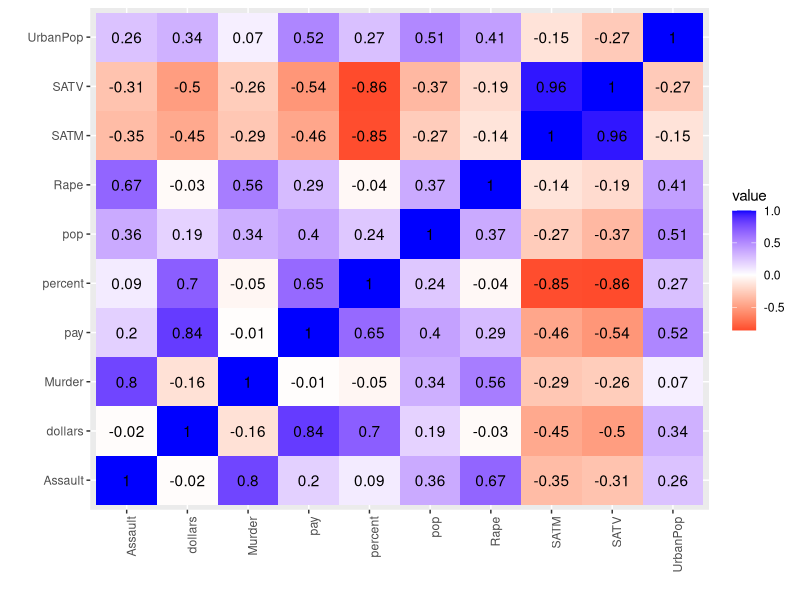
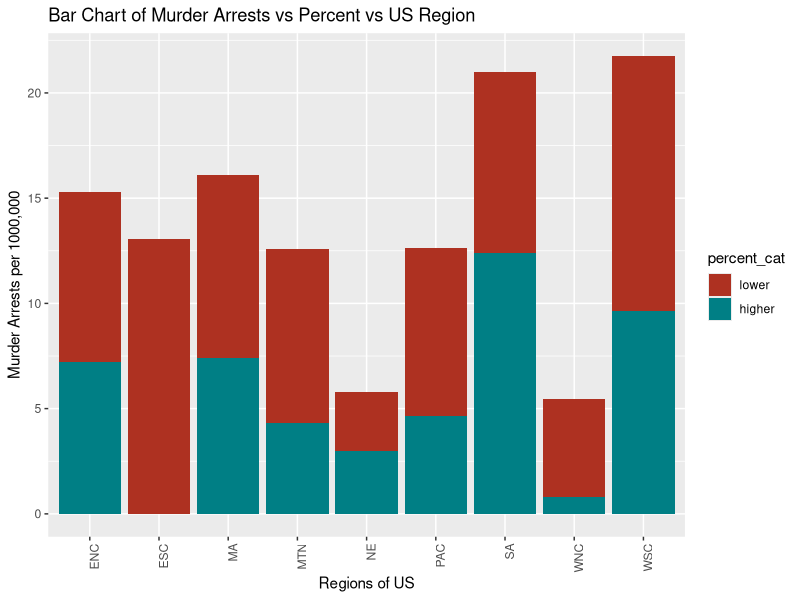
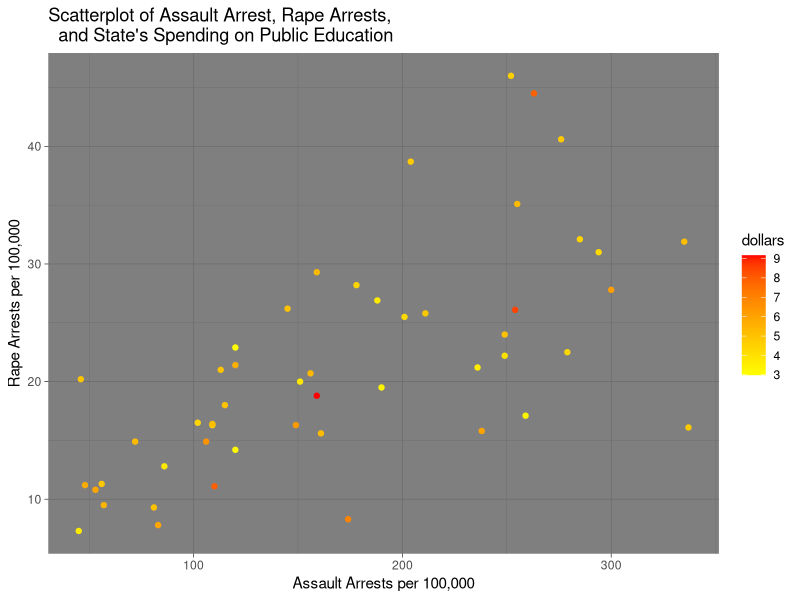
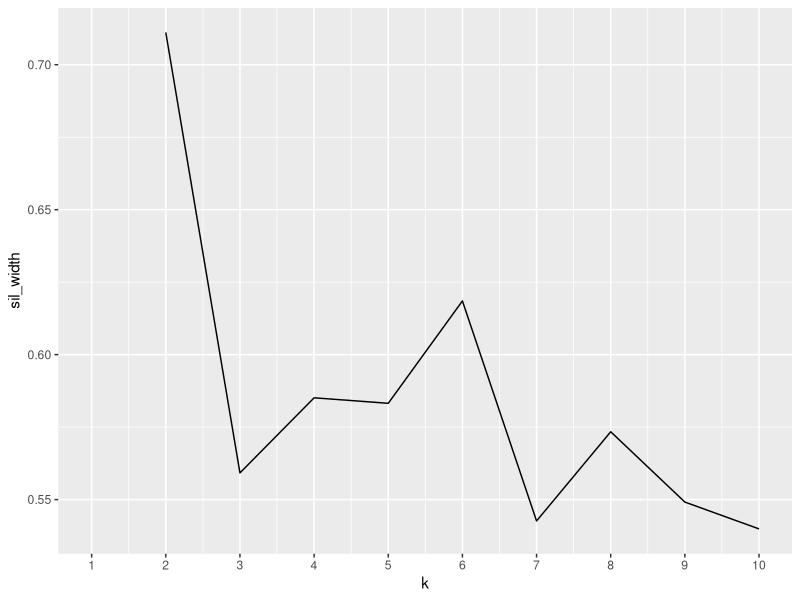
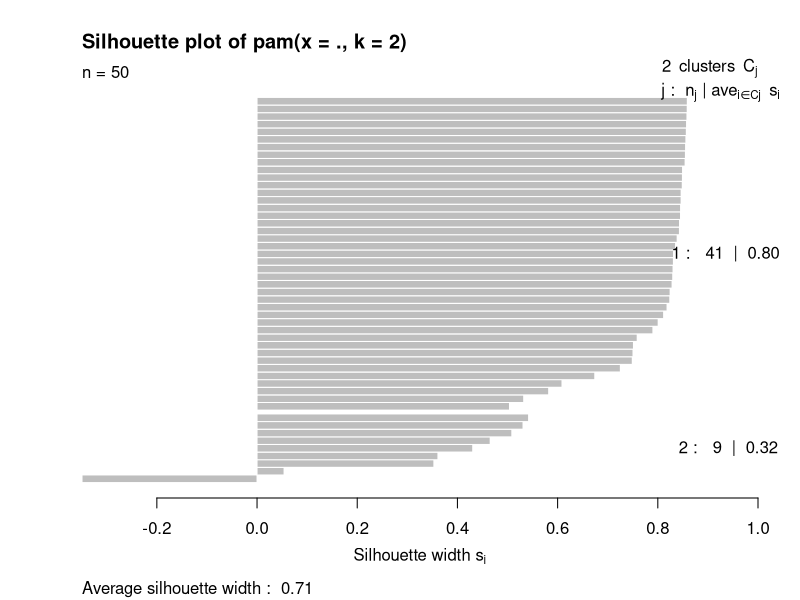
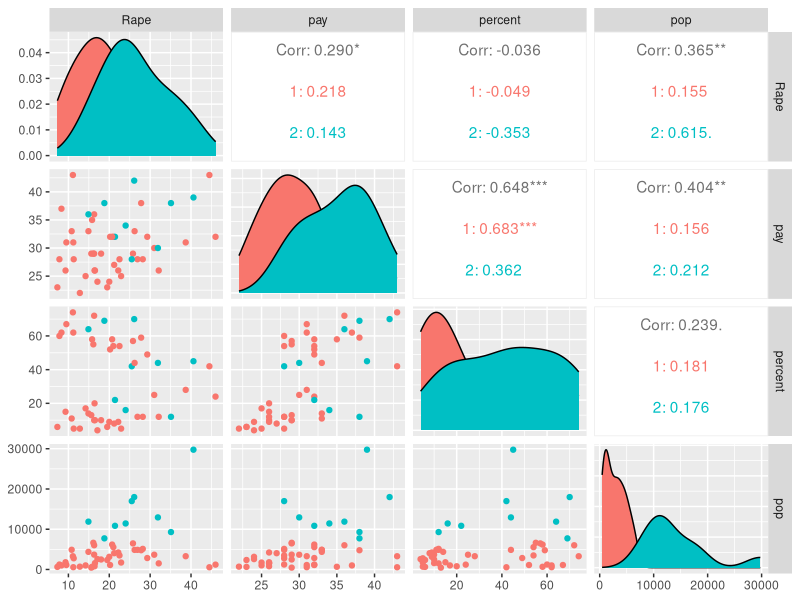

The R source for these figures, in order:
## ---- chunk 1
knitr::opts_chunk$set(echo = TRUE, eval = TRUE, fig.align = "center", warning = F, message = F, R.options=list(max.print=100))
## ---- chunk 2
knitr::opts_chunk$set(echo = TRUE)
## ---- chunk 3
###Data sets
library(tidyverse)
USArrests<-read.csv("USArrests.csv")
StatesEdu<-read.csv("StatesEdu.csv")
glimpse(USArrests)
glimpse(StatesEdu)
## ---- chunk 4
###Joining
#observation CO in USArrests contains a space whereas CO in StatesEdu doesn't
#to get rid of the space
USArrests<-USArrests%>%mutate(State=str_trim(State,"right")) 
bothdata<-inner_join(USArrests, StatesEdu, by="State")
bothdata
anti_join(USArrests,StatesEdu)
anti_join(StatesEdu,USArrests)
## ---- chunk 5
###Wrangling
summary(bothdata$pay)

bothdata<-bothdata%>%group_by(pay)%>%
  mutate(pay_cat = case_when(pay>36~"high",29<=pay &
  pay<=36 ~"med",pay<29~"low"))

bothdata<-bothdata%>% mutate(percent_cat=factor(ntile(percent,2),
  levels=1:2,labels=c("lower","higher")))

bothdata%>%filter(region=="SA")%>%select(State,pay_cat,Assault)%>%
  arrange(desc(Assault))
## ---- chunk 6
#finding summary statistics for each numeric variable overall
bothdata%>%mutate(sdSATM=sd(SATM,na.rm=T))

#finding summary statistics for numeric variable after grouping
bothdata%>%group_by(percent_cat)%>%summarize(max(pop))
bothdata%>%group_by(percent_cat)%>%summarize(median(dollars))
bothdata%>%group_by(percent_cat)%>%summarize_at(c("UrbanPop","pop","pay"), var)

bothdata%>%group_by(region)%>%summarize(mean(pay))
bothdata%>% group_by(region)%>%summarize(cor(dollars, SATM))
bothdata%>%group_by(region)%>%summarize_at(c("Assault","Murder","Rape"), IQR)

bothdata%>%group_by(pay_cat)%>%summarize(cor(UrbanPop,percent))

#one statistic from grouping two categorical variables 
bothdata%>%group_by(region,pay_cat)%>%summarize_at("SATV",
  min)%>%pivot_wider(names_from=pay_cat,values_from=SATV)
## ---- chunk 7
###Visualizing (correlation heatmap of numeric variables)
bothdata%>%select_if(is.numeric)%>%cor%>%as.data.frame%>%
  rownames_to_column%>%pivot_longer(-1)%>%ggplot(aes(rowname,name,fill=value))+
  geom_tile()+geom_text(aes(label=round(value,2)))+xlab("")+ylab("")+
  theme(axis.text.x = element_text(angle = 90, hjust = 1))+
  scale_fill_gradient2(low="red",high="blue")
## ---- chunk 8
###Visualizing (ggplot 1)
ggplot(bothdata, aes(x=region, y=Murder, fill=percent_cat))+
  scale_fill_hue(l=40)+geom_bar(stat="summary", fun.y="mean")+
  ggtitle("Bar Chart of Murder Arrests vs Percent vs US Region") +
  scale_y_continuous(breaks=seq(0,35,5))+xlab("Regions of US")+ 
  ylab("Murder Arrests per 1000,000") +theme(axis.text.x=element_text(angle=90,hjust=1))
## ---- chunk 9
###Visualizing (ggplot 2)
ggplot(bothdata, aes(Assault, Rape, color=dollars))+geom_point()+
  ggtitle("Scatterplot of Assault Arrest, Rape Arrests, 
  and State's Spending on Public Education")+
  scale_color_gradient(low="yellow", high="red")+
  xlab("Assault Arrests per 100,000")+ylab("Rape Arrests per 100,000")+theme_dark()
## ---- chunk 10
###Dimentionality Reduction
library(ggplot2)
library(cluster)

#choosing number of clusters
variables<-bothdata%>%select(Rape,pay,percent,pop)
sil_width<-vector()
for(i in 2:10){
  pam_fit <- pam(variables, k=i)
  sil_width[i] <- pam_fit$silinfo$avg.width
}
ggplot()+geom_line(aes(x=1:10,y=sil_width))+scale_x_continuous(name="k",breaks=1:10)

#interpreting Average Silhouette Width
pam1<- variables%>%pam(2)
plot(pam1, which=2) 
library(GGally)

#visualize pairwise combinations
pamclust<-variables%>%ungroup%>%mutate(cluster=as.factor(pam1$clustering))
pamclust%>% ggpairs(columns = c(1,2,3,4), aes(color=cluster))
## ---- chunk 11

